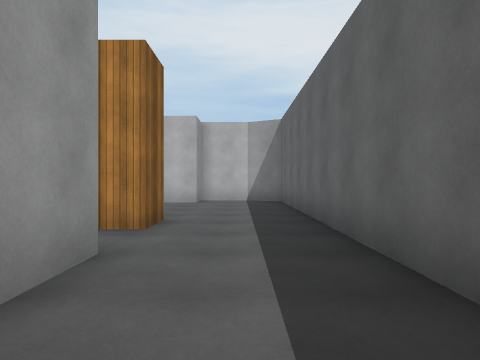
view 1 (above)

20 first-person views from a walk through a Unity game level. The camera is 1.3 m above the floor, looks level and sees 75° across. The floor is counted in squares, 2 m on a side. Each view is taken from the middle of a square. On the plan, view 1 faces up. The plan holds only what a view shows up to about 10 squares ahead; the rest is blank. The place goes on beyond the plan. The player character is not drawn. Surface patterns are stand-ins for the level's own textures.

view 2
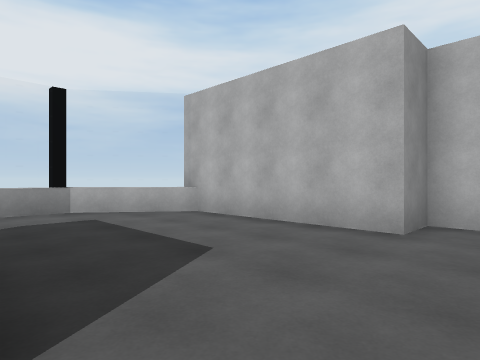

view 3
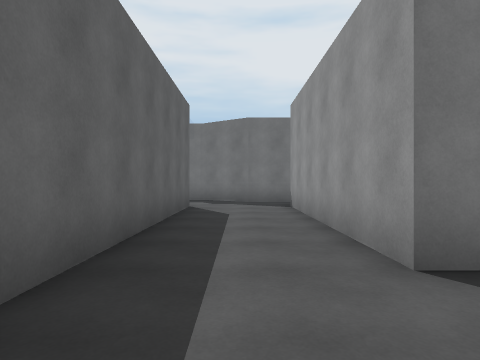

view 4
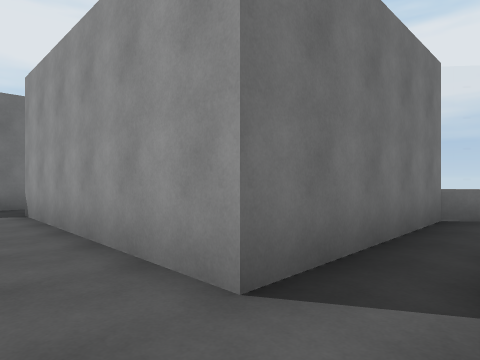

view 5
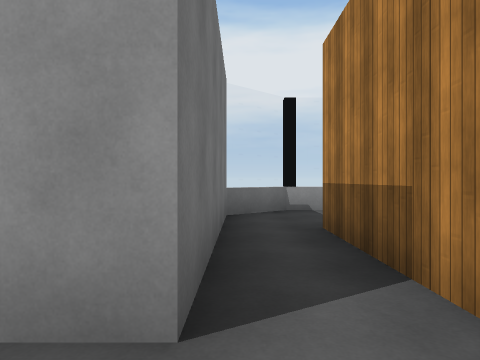

view 6
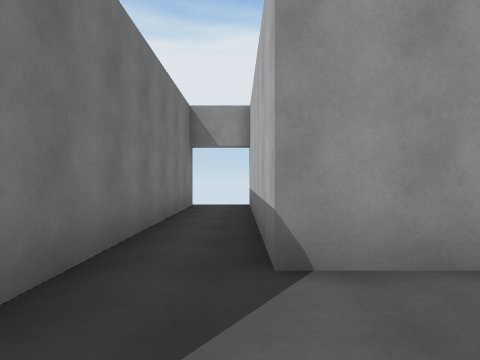

view 7
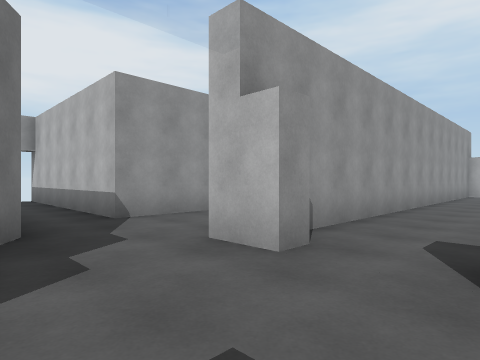

view 8
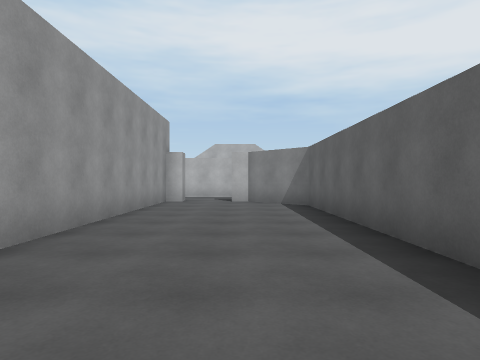

view 9
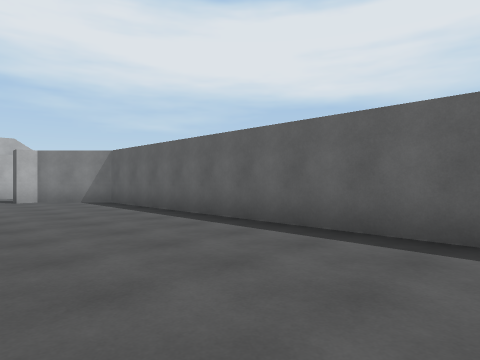

view 10
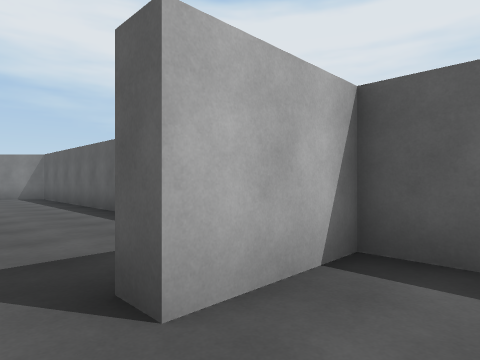

view 11
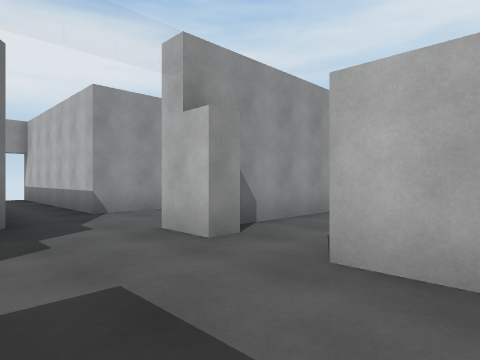

view 12
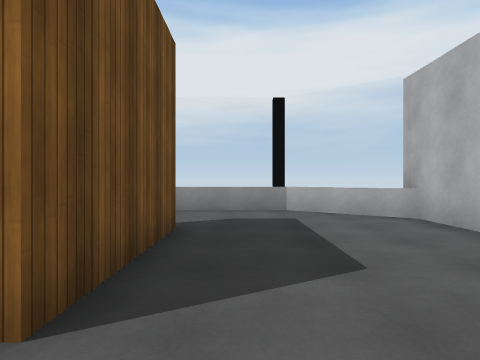

view 13
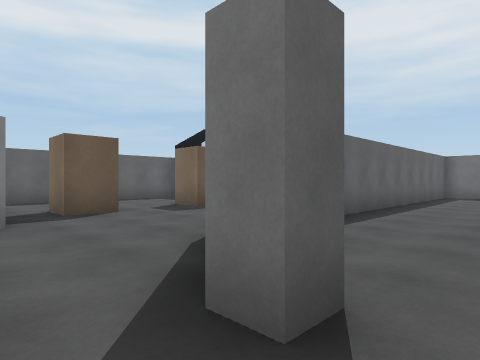

view 14
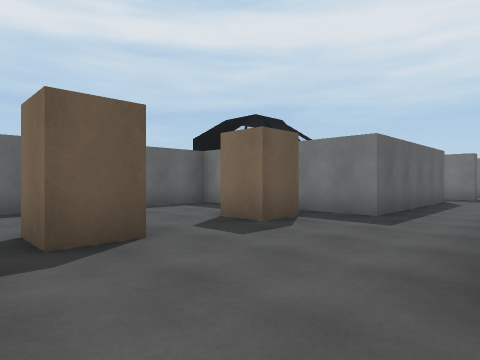

view 15
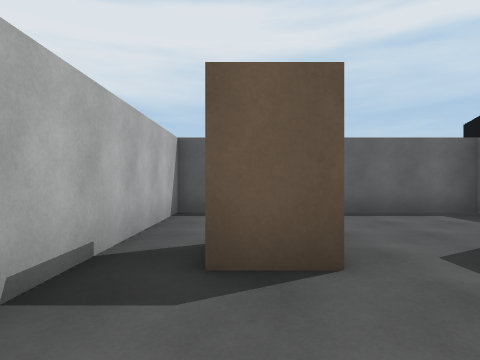

view 16
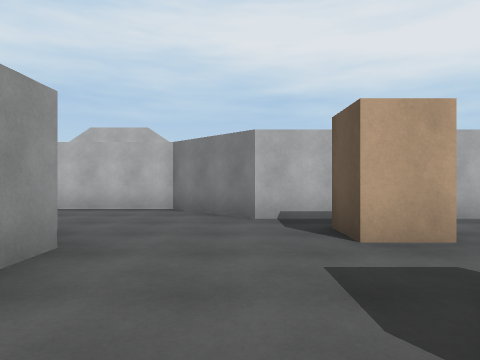

view 17
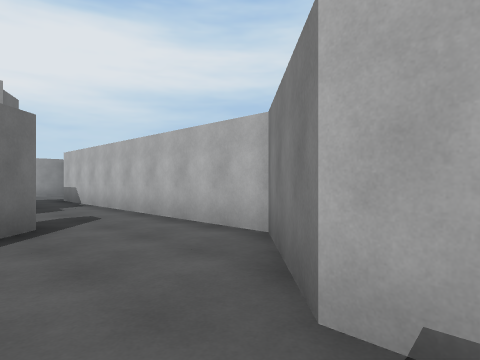

view 18
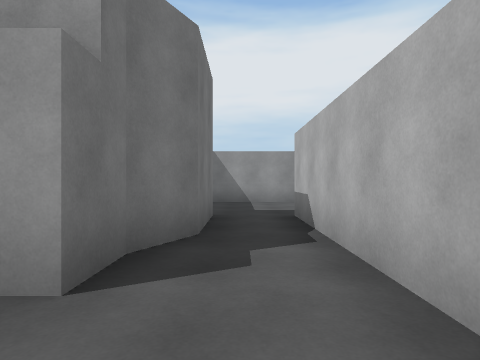

view 19
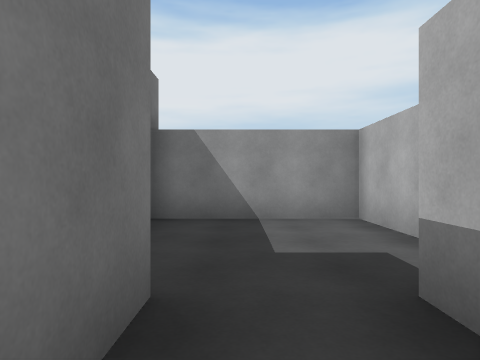

view 20
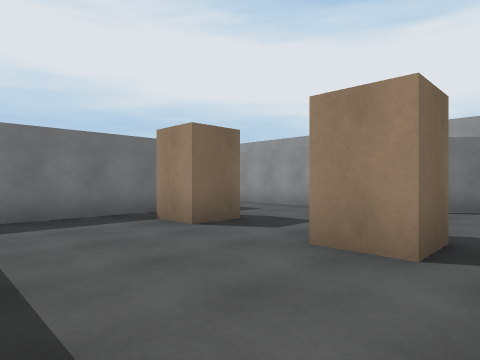

### Floor plan
Points are (right, up) in squares from view 1. A wall is a line through its corners. A room is listed if a view was taken in it or the views show most of it. See-through windows are left out.
Room 1 (views 1, 5, 6, 7, 10, 11)
walls: (2.3, -2.2) (2.3, -2.7) (1.3, -2.7) (1.3, 3.5); (-1.3, 4.1) (-4.2, 4.1); (-7.2, -4.2) (-0.3, -4.2) (0.9, -5); (-5.7, 2.8) (-1.3, 2.8) (-1.3, -2.7) (-7.2, -2.7); (5.8, -3.8) (5.8, -2.7) (3.7, -2.7)
ways out: opening at (-5, 4.5) to room 2; opening at (-0.5, 4.5) to room 2; opening at (3, -2) to room 3; gap at (-7, -5); gap at (-7, -2)
Room 2 (views 2, 3, 4, 12)
walls: (-4.2, 5.1) (-1.3, 5.1) (-1.3, 4.1); (1.3, 3.5) (1.3, 9.5) (0.3, 10) (-1.3, 10) (-1.3, 9) (-5.8, 9)
low walls: (-5.2, 9.1) (-6.7, 7) (-6.7, 4) (-5.7, 2.8)
ways out: opening at (-5, 4.5) to room 1; opening at (-0.5, 4.5) to room 1
Room 3 (views 8, 9)
walls: (5.8, -0.6) (5.8, 8) (4.3, 9.5) (3.7, 9.5); (2.3, 9.5) (1.8, 9.5) (1.8, -1.8); (3.7, -2.7) (3.7, -2.2)
ways out: opening at (3, -2) to room 1; opening at (3, 10) to room 4
Room 4 (views 13, 18, 19)
walls: (-1.8, 10.5) (0.3, 10.5) (1.3, 10) (2.3, 10) (2.3, 9.5); (-3.5, 13) (-5.3, 13) (-5.3, 9.5); (3.7, 9.5) (3.7, 10) (4.3, 10); (5.5, 12) (-1.8, 12)
ways out: opening at (3, 10) to room 3; opening at (5, 11) to room 5
Room 5 (views 14, 15, 16, 17, 20)
walls: (9.2, 5.2) (9.2, 6.2) (10.2, 6.2) (10.2, 5.2); (9.2, 8.3) (9.2, 9.2) (10.2, 9.2) (10.2, 8.3) (9.2, 8.3); (6.3, 5.8) (6.3, 3.2); (6.3, 8) (6.3, 7.2); (13.2, 8.5) (13.2, 10.2) (8.3, 10.2) (6.5, 12) (5.5, 12); (4.3, 10) (5.7, 8.6); (8.2, -0.8) (8.2, 4.3) (13.2, 4.3) (13.2, 7)
ways out: opening at (5, 11) to room 4

Where each view was taken, in squares from view 1:
view 1: 0 up, 0 right, facing up
view 2: 5 up, 0 right, facing up-left
view 3: 5 up, 0 right, facing down
view 4: 4 up, 0 right, facing down-left
view 5: 3 up, 0 right, facing left
view 6: 3 down, 1 right, facing left
view 7: 5 down, 4 right, facing up-left
view 8: 0 up, 4 right, facing up
view 9: 1 down, 2 right, facing up-right
view 10: 4 down, 3 right, facing up-right
view 11: 5 down, 5 right, facing up-left
view 12: 6 up, 0 right, facing left
view 13: 11 up, 3 right, facing down-right
view 14: 10 up, 6 right, facing down-right
view 15: 9 up, 7 right, facing right
view 16: 5 up, 8 right, facing up
view 17: 9 up, 9 right, facing up-left
view 18: 11 up, 4 right, facing left
view 19: 11 up, 0 right, facing left
view 20: 10 up, 13 right, facing down-left
